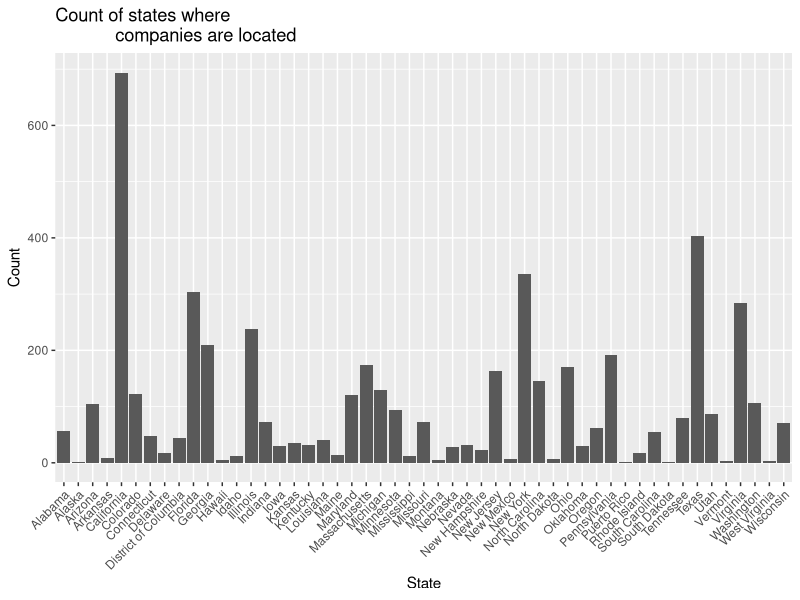
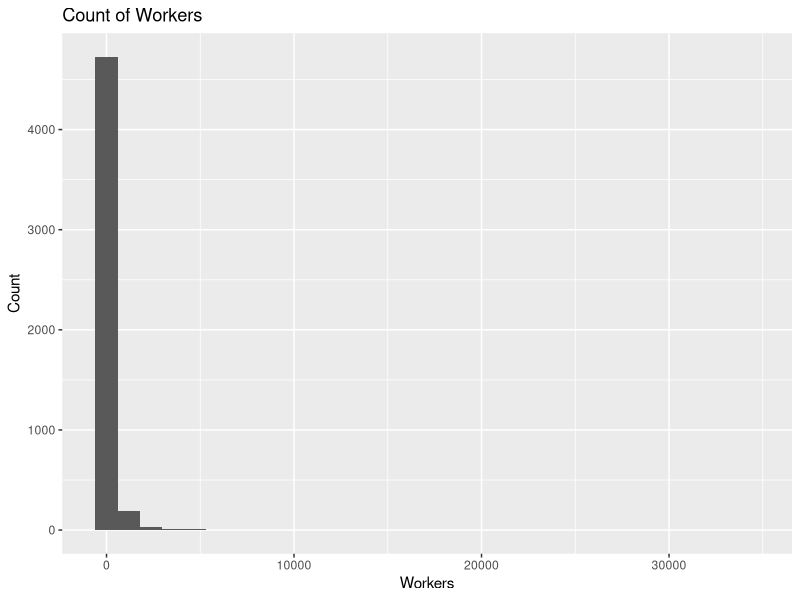
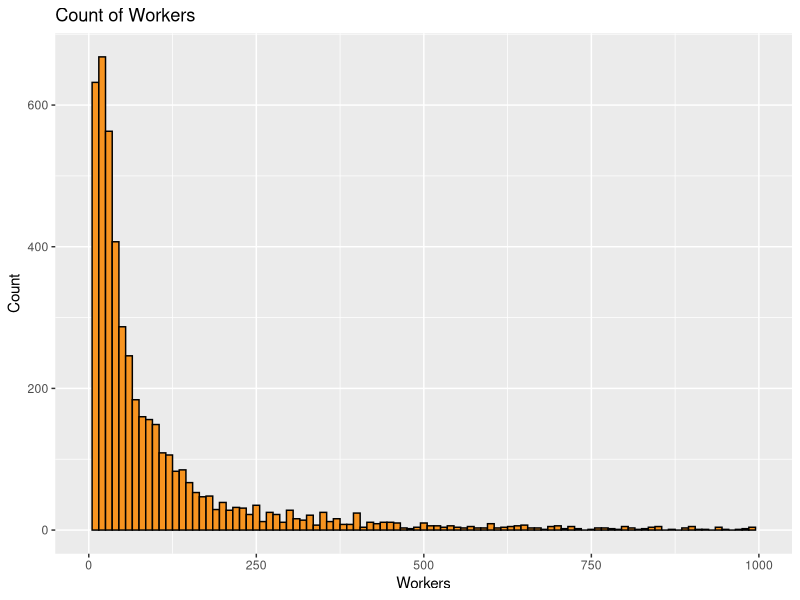
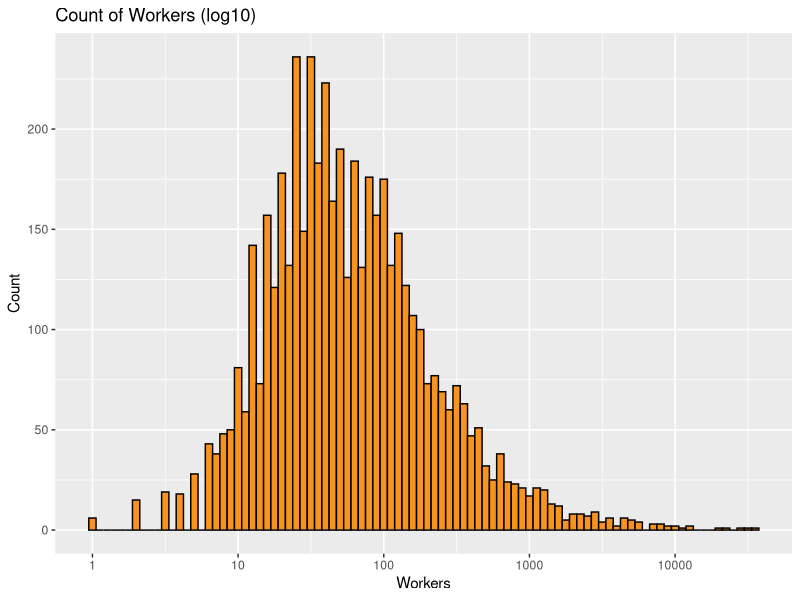
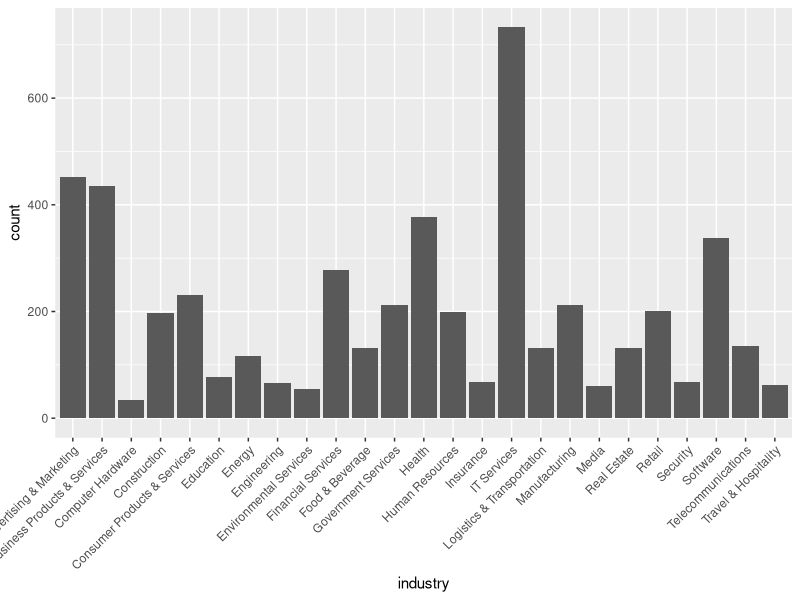
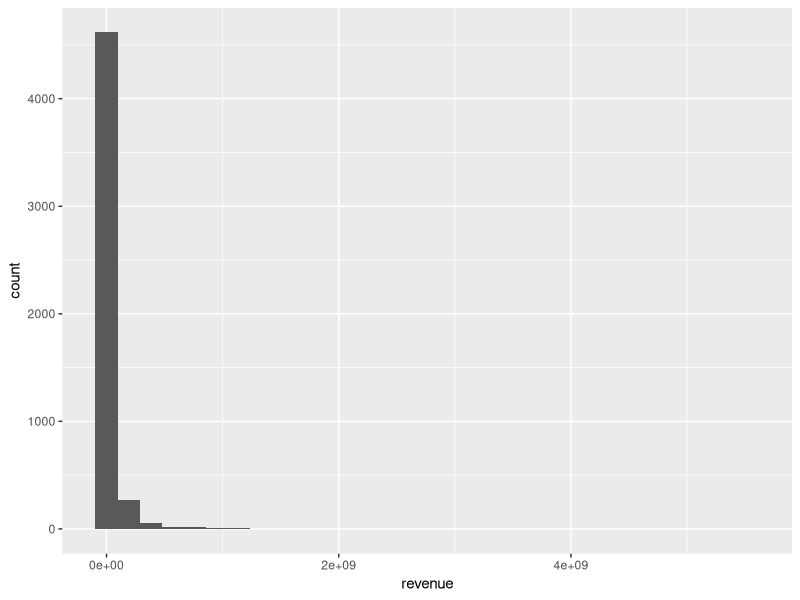
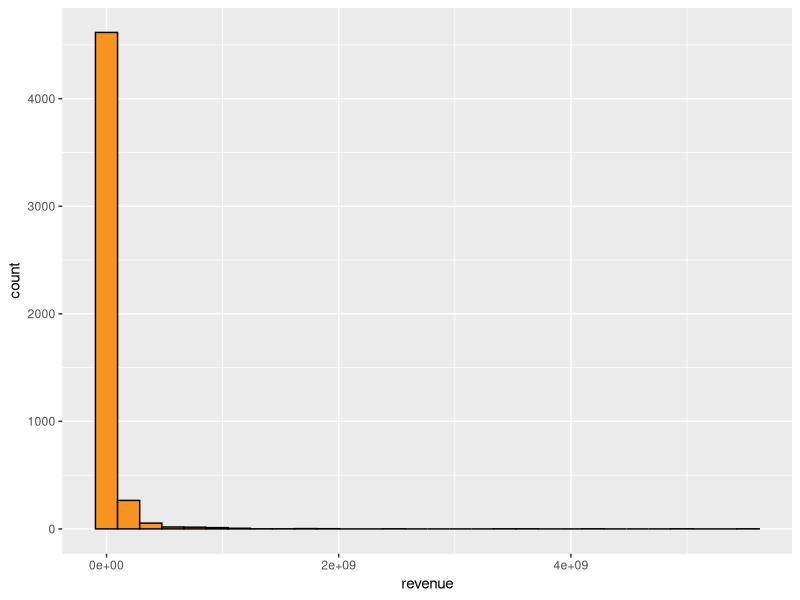
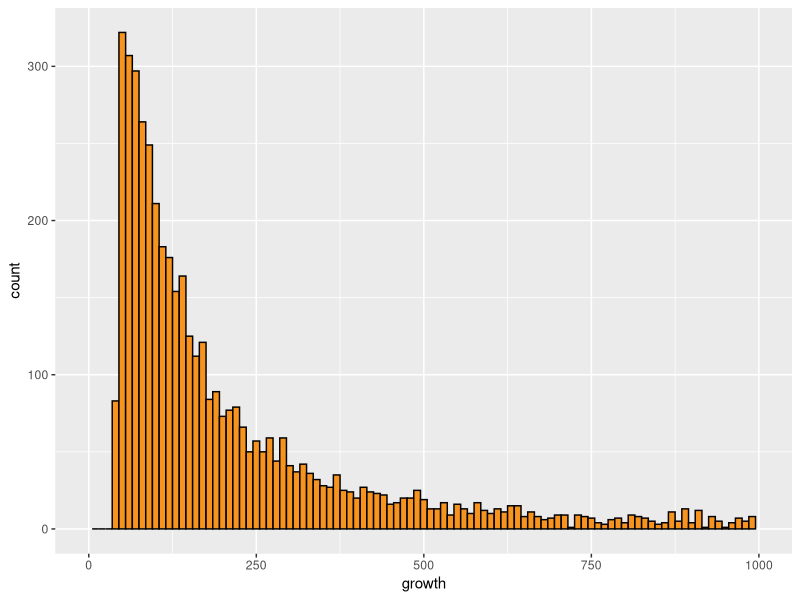

Here is the R script that generated these plots, in order: (Note: this script raises an error after producing the figures.)
## ---- chunk 1
# Load all of the packages that you end up using
# in your analysis in this code chunk.

# Notice that the parameter "echo" was set to FALSE for this code chunk.
# This prevents the code from displaying in the knitted HTML output.
# You should set echo=FALSE for all code chunks in your file.

library(ggplot2)
library(GGally)
## ---- chunk 2
# Load the Data into "companies"
# See WrangleInc5000.py for python code that cleaned and
# subsetted original CSV before importing to R

getwd()
setwd("/Users/horsepower/Dropbox/Udacity/NanoDA/EDAwithR/Project3/")
companies <- read.csv("Inc5000_Companies_2014_subset.csv")
# Rename the first column with a null variable name to "rowNum"
names(companies)[names(companies) == 'X'] <- 'row_num'
## ---- chunk 3
names(companies)
## ---- chunk 4
dim(companies)
## ---- chunk 5
str(companies)
# Change rank to ordered factor since the variable 
# is categorical and order matters
companies$rank <- as.ordered(companies$rank)
companies$rank <- ordered(companies$rank, levels=rev(levels(companies$rank)))

## ---- chunk 6
levels(companies$state_l)
levels(companies$industry)

## ---- chunk 7
summary(companies)
## ---- chunk 8
ggplot(data = companies, aes(x = state_l)) +
    geom_bar() +
    xlab("State") + 
    ylab("Count") +
    # densely packed x axis labels need spacing
    theme(axis.text.x = element_text(angle = 45, 
                                     hjust = 1)) +
    ggtitle("Count of states where 
            companies are located")

## ---- chunk 9
ggplot(data = companies, aes(x = workers)) +
    geom_histogram() +
    xlab("Workers") + 
    ylab("Count") +
    ggtitle("Count of Workers")
## ---- chunk 10
ggplot(data = companies, aes(x = workers)) +
    geom_histogram(binwidth = 10, 
                   color = 'black', fill = '#F79420') +
    # cut out some outliers
    xlim(0, 1000) +
    xlab("Workers") + 
    ylab("Count") +
    ggtitle("Count of Workers")

## ---- chunk 11
ggplot(data = companies, aes(x = workers)) +
    geom_histogram(binwidth = .05,
                   color = 'black', fill = '#F79420') +
    scale_x_log10() +
    xlab("Workers") + 
    ylab("Count") +
    ggtitle("Count of Workers (log10)")

summary(companies$workers)

## ---- chunk 12
ggplot(data = companies, aes(x = industry)) +
    geom_bar() +
    theme(axis.text.x = element_text(angle = 45, 
                                     hjust = 1))
## ---- chunk 13
ggplot(data = companies, aes(x = revenue)) +
    geom_histogram()

range(companies$revenue)

ggplot(data = companies, aes(x = revenue)) +
    geom_histogram(color = 'black', fill = '#F79420')

## ---- chunk 14
ggplot(data = companies, aes(x = growth)) +
    geom_histogram(binwidth = 10,
                   color = 'black', fill = '#F79420') +
    scale_x_continuous(limits = c(0, 1000))

ggplot(data = companies, aes(x = growth)) +
    geom_histogram(binwidth = 10,
                   color = 'black', fill = '#F79420') +
    scale_x_log10()

summary(companies$growth)
## ---- chunk 15

ggplot(data = companies, aes(x = growth)) +
    geom_freqpoly() +
    scale_x_log10()

ggplot(data = companies, aes(x = revenue)) +
    geom_freqpoly() +
    scale_x_log10()


ggplot(data = companies, aes(x = growth)) +
    geom_density() +
    scale_x_log10()

ggplot(data = companies, aes(x = revenue)) +
    geom_density() +
    scale_x_log10()


## ---- chunk 16
companies$revenue2013 <- companies$revenue/((companies$growth/100) + 1)
head(companies$revenue2013)

companies$growth_dollar <- companies$revenue - companies$revenue2013
head(companies$growth_dollar)

# renames original columns for clarity
names(companies)[names(companies) == 'revenue'] <- 'revenue2014'
names(companies)[names(companies) == 'growth'] <- 'growth_percentage'
## ---- chunk 17
# Population numbers have commas separating the thousands place. 
# Must convert population to numeric to perform arithmetic 
population <- read.csv("state_population_census.csv", stringsAsFactors=FALSE)
head(population)

library(dplyr)
state_growth <- companies %>%
    group_by(state_l) %>%
    summarise(state_growth_dollar = sum(growth_dollar)) %>%
    ungroup() %>%
    arrange(state_l)
state_growth <- merge(x = state_growth, 
                      y = subset(population, 
                                 select = c("Geographic_Area", "Est_2014")), 
                      by.x = "state_l", by.y = "Geographic_Area")
names(state_growth)[names(state_growth) == 'Est_2014'] <- 'state_population2014'
names(state_growth)
str(state_growth)

state_growth$state_population2014 <- as.numeric(gsub(",", "", 
                                                     state_growth$state_population2014))
state_growth$growth_per_capita <- state_growth$state_growth_dollar/
                                    state_growth$state_population2014
## ---- chunk 18

library(scales)
ggplot(data = state_growth, aes(x = state_growth_dollar)) +
    geom_histogram(color = 'black', fill = '#F79420') +
    scale_x_continuous(name = "State Growth Dollars", labels = comma)

ggplot(data = state_growth, aes(x = growth_per_capita)) +
    geom_histogram(color = 'black', fill = '#F79420') +
    scale_x_continuous(name = "State Growth per capita", labels = comma)

## ---- chunk 19
options(scipen=999)
str(state_growth)
str(companies)
## ---- chunk 20
ggplot(data = state_growth, aes(x = state_l, y = growth_per_capita)) +
    geom_bar(stat = "identity", color = 'black', fill = '#F79420') +
    theme(axis.text.x = element_text(angle = 45, 
                                     hjust = 1)) 


state_growth <- arrange(state_growth, desc(growth_per_capita))

ggplot(data = state_growth, aes(x = factor(state_l, levels = state_l), 
                                y = growth_per_capita)) +
    geom_bar(stat = "identity", color = 'black', fill = '#F79420') +
    xlab("State") + 
    ylab("Fast growth dollars per capita") +
    # densely packed x axis labels need spacing
    theme(axis.text.x = element_text(angle = 45, 
                                     hjust = 1)) +
    ggtitle("Revenue growth by state, normalized by population")
## ---- chunk 21
ggplot(data = companies, aes(x = revenue2014, y = growth_percentage)) +
    geom_point()


ggplot(data = companies, aes(x = revenue2014/1000000, y = growth_percentage)) +
    geom_point() +
    scale_x_continuous(limits = c(0, 1300), aes(x = "Revenue (Millions)")) +
    scale_y_continuous(limits = c(0, 15000), aes(y = "Growth (percent)"))

ggplot(data = companies, aes(x = revenue2014/1000000, y = growth_percentage)) +
    geom_jitter(alpha = 1/5) +
    scale_x_continuous(limits = c(0, 500), aes(x = "Revenue (Millions)")) +
    scale_y_continuous(limits = c(0, 5000), aes(y = "Growth (percent)")) + 
    scale_x_log10()

ggplot(data = companies, aes(x = revenue2014/1000000, y = growth_percentage)) +
    geom_jitter(alpha = 1/2) +
    scale_x_continuous(limits = c(0, 100), aes(x = "Revenue (Millions)")) +
    scale_y_continuous(limits = c(0, 1000), aes(y = "Growth (percent)")) + 
    scale_x_log10()

## ---- chunk 22
str(companies)

companies_matrix_subset <- subset(companies, select = c(-row_num, -id, -rank, -company, -url, -state_l, -state_s, -city, -metro))
str(companies_matrix_subset)
library(GGally)
library(ggplot2)
theme_set(theme_minimal(20))
?sample_n

head(companies_matrix_subset)
ggpairs(companies_matrix_subset)
# sample_n(companies_matrix_subset, 1000)
ggpairs(companies_matrix_subset, 
        upper = list(continuous = "density", combo = "dot", discrete = "ratio"),
        lower = list(continuous = "points", combo = "box", discrete = "facetbar"))
ggpairs(companies_matrix_subset, 
        upper = list(continuous = "cor", combo = "facethist", discrete = "ratio"),
        lower = list(continuous = "smooth", combo = "denstrip", discrete = "facetbar"),
        diag = list(continuous = "bar", discrete = "bar"))

ggpairs(state_growth)
ggpairs(state_growth,
        upper = list(continuous = "cor", combo = "facethist", discrete = "ratio"),
        lower = list(continuous = "smooth", combo = "denstrip", discrete = "facetbar"),
        diag = list(continuous = "bar", discrete = "bar"))
ggpairs(state_growth,
        upper = list(continuous = "density", combo = "dot", discrete = "ratio"),
        lower = list(continuous = "points", combo = "box", discrete = "facetbar"),
        diag = list(continuous = "bar", discrete = "bar"))

## ---- chunk 23
ggplot(data = companies, aes(x = revenue2014, y = growth_percentage)) +
    geom_point()

ggplot(data = companies, aes(x = revenue2014, y = growth_dollar)) +
    geom_point()

cor.test(companies$revenue2014, companies$growth_percentage)
cor.test(companies$revenue2014, companies$growth_dollar)
## ---- chunk 24
ggplot(data = companies, aes(x = revenue2013, y = growth_percentage)) +
    geom_point()

ggplot(data = companies, aes(x = revenue2013, y = growth_dollar)) +
    geom_point()
cor.test(companies$revenue2013, companies$growth_percentage)
cor.test(companies$revenue2013, companies$growth_dollar)
## ---- chunk 25
ggplot(data = companies, aes(x = yrs_on_list, y = revenue2014)) +
    geom_point()

ggplot(data = companies, aes(x = yrs_on_list, y = revenue2014)) +
    geom_jitter(alpha = 1/5) +
    scale_y_continuous(limits = c(0, 500000000))

cor.test(companies$yrs_on_list, companies$revenue2014)
cor.test(companies$yrs_on_list, companies$revenue2013)
## ---- chunk 26
ggplot(data = companies, aes(x = industry, y = yrs_on_list)) +
    geom_boxplot()

ggplot(data = companies, aes(x = industry, y = yrs_on_list)) +
    geom_boxplot() +
    scale_y_continuous(limits = c(0, 8)) + 
    theme(axis.text.x = element_text(angle = 45, 
                                     hjust = 1))

ggplot(data = companies, aes(x = industry, y = yrs_on_list)) +
    geom_violin() +
    scale_y_continuous(limits = c(0, 8)) + 
    theme(axis.text.x = element_text(angle = 45, 
                                     hjust = 1))
## ---- chunk 27
ggplot(data = companies, aes(x = industry, y = growth_dollar)) +
    geom_jitter(alpha = 1/4) +
    scale_y_continuous(limits = c(0, 150000000)) + 
    theme(axis.text.x = element_text(angle = 45, 
                                     hjust = 1))

ggplot(data = companies, aes(x = industry, y = growth_percentage)) +
    geom_jitter(alpha = 1/4) +
    scale_y_continuous(limits = c(0, 7500)) + 
    theme(axis.text.x = element_text(angle = 45, 
                                     hjust = 1))

ggplot(data = companies, aes(x = industry, y = revenue2014)) +
    geom_jitter(alpha = 1/4) +
    scale_y_continuous(limits = c(0, 500000000)) + 
    theme(axis.text.x = element_text(angle = 45, 
                                     hjust = 1))

ggplot(data = companies, aes(x = industry, y = revenue2013)) +
    geom_jitter(alpha = 1/4) +
    scale_y_continuous(limits = c(0, 500000000)) + 
    theme(axis.text.x = element_text(angle = 45, 
                                     hjust = 1))

ggplot(data = companies, aes(x = yrs_on_list, y = growth_dollar)) +
    geom_jitter()

ggplot(data = companies, aes(x = yrs_on_list, y = growth_dollar/1000000)) +
    geom_jitter(alpha = 1/4) +
    scale_y_continuous(limits = c(0, 250))

ggplot(data = companies, aes(x = yrs_on_list, y = growth_percentage)) +
    geom_jitter(alpha = 1/4) +
    scale_y_continuous(limits = c(0, 1000))

## ---- chunk 28

ggplot(data = companies, aes(x = revenue2014, y = growth_dollar)) +
    geom_jitter() +
    geom_rug() 

ggplot(data = companies, aes(x = revenue2014/1000000, y = growth_dollar/1000000)) +
    geom_jitter(alpha = 1/3, color = 'steelblue') +
    geom_rug() +
    scale_x_continuous(limits = c(0, 500)) +
    scale_y_continuous(limits = c(0, 400))

ggplot(data = companies, aes(x = revenue2014/1000000, y = growth_dollar/1000000)) +
    geom_jitter(alpha = 1/3, color = 'steelblue') +
    geom_rug() +
    scale_x_continuous(limits = c(0, 100)) +
    scale_y_continuous(limits = c(0, 100))

ggplot(data = companies, aes(x = revenue2014, y = growth_dollar)) +
    geom_bin2d()

ggplot(data = companies, aes(x = revenue2014, y = growth_dollar)) +
    geom_density2d()

ggplot(data = companies, aes(x = revenue2014, y = growth_dollar)) +
    geom_step()
ggplot(data = companies, aes(x = revenue2014, y = growth_dollar)) +
    geom_step(stat = 'summary', fun.y = median)



## ---- chunk 29

## ---- chunk 30

## ---- chunk 31

## ---- chunk 32
